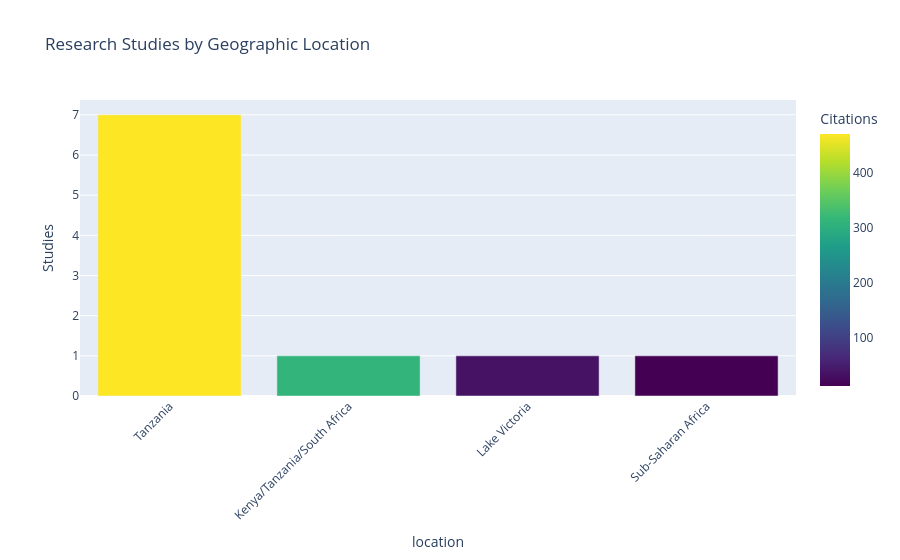

Write notebook code for a chart like this one.
### Markdown cell above
## 4. Geographic Distribution of Research

### Code cell
# Analyze geographic distribution
location_analysis = df_publications.groupby('location').agg({
    'title': 'count',
    'citation_count': 'sum',
    'sample_size': lambda x: x.dropna().sum()
}).round(1)

location_analysis.columns = ['Studies', 'Citations', 'Total_Participants']
location_analysis = location_analysis.reset_index().sort_values('Studies', ascending=False)

# Create geographic visualization
fig = px.bar(location_analysis, x='location', y='Studies', 
             title='Research Studies by Geographic Location',
             color='Citations', color_continuous_scale='viridis')
fig.update_layout(xaxis_tickangle=-45)
fig.show()

print("\n🌍 Geographic Distribution:")
print(location_analysis.to_string(index=False))

### Figure 1 — Plotly figure (JSON) as saved in the notebook; plotly's stock layout.template omitted (floating-point values rounded to 4 significant figures)
{"data": [{"alignmentgroup": "True", "hovertemplate": "location=%{x}<br>Studies=%{y}<br>Citations=%{marker.color}<extra></extra>", "legendgroup": "", "marker": {"color": [471, 312, 34, 12], "coloraxis": "coloraxis", "pattern": {"shape": ""}}, "name": "", "offsetgroup": "", "orientation": "v", "showlegend": false, "textposition": "auto", "type": "bar", "x": ["Tanzania", "Kenya/Tanzania/South Africa", "Lake Victoria", "Sub-Saharan Africa"], "xaxis": "x", "y": [7, 1, 1, 1], "yaxis": "y"}], "layout": {"barmode": "relative", "coloraxis": {"colorbar": {"title": {"text": "Citations"}}, "colorscale": [[0, "#440154"], [0.1111, "#482878"], [0.2222, "#3e4989"], [0.3333, "#31688e"], [0.4444, "#26828e"], [0.5556, "#1f9e89"], [0.6667, "#35b779"], [0.7778, "#6ece58"], [0.8889, "#b5de2b"], [1, "#fde725"]]}, "legend": {"tracegroupgap": 0}, "title": {"text": "Research Studies by Geographic Location"}, "xaxis": {"anchor": "y", "domain": [0, 1], "tickangle": -45, "title": {"text": "location"}}, "yaxis": {"anchor": "x", "domain": [0, 1], "title": {"text": "Studies"}}}}
